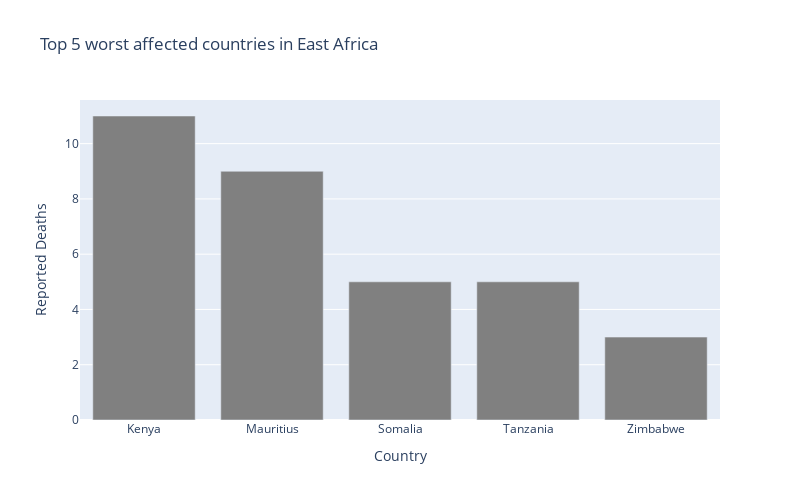

Here is the notebook cell this chart was saved with:
### Markdown cell above
### 5 worst hit countries in East Africa - Death cases

### Code cell
px.bar(
    afro_country_df_ea_ren.sort_values('Reported Deaths', ascending= False).head(5),
    x = "Country",
    y = "Reported Deaths",
    title= "Top 5 worst affected countries in East Africa", # the axis names
    color_discrete_sequence=["grey"], 
    height=500,
    width=800
)

### Figure 1 — Plotly figure (JSON) as saved in the notebook; plotly's stock layout.template omitted (floating-point values rounded to 4 significant figures)
{"data": [{"alignmentgroup": "True", "hovertemplate": "Country=%{x}<br>Reported Deaths=%{y}<extra></extra>", "legendgroup": "", "marker": {"color": "grey"}, "name": "", "offsetgroup": "", "orientation": "v", "showlegend": false, "textposition": "auto", "type": "bar", "x": ["Kenya", "Mauritius", "Somalia", "Tanzania", "Zimbabwe"], "xaxis": "x", "y": [11, 9, 5, 5, 3], "yaxis": "y"}], "layout": {"barmode": "relative", "height": 500, "legend": {"tracegroupgap": 0}, "title": {"text": "Top 5 worst affected countries in East Africa"}, "width": 800, "xaxis": {"anchor": "y", "domain": [0, 1], "title": {"text": "Country"}}, "yaxis": {"anchor": "x", "domain": [0, 1], "title": {"text": "Reported Deaths"}}}}
